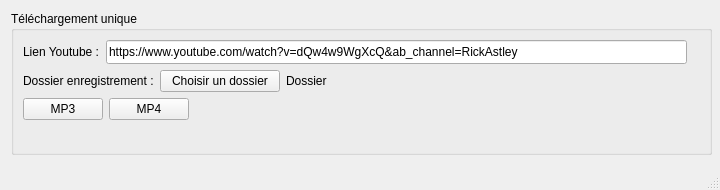
<?xml version="1.0" encoding="UTF-8"?>
<ui version="4.0">
 <class>MainWindow</class>
 <widget class="QMainWindow" name="MainWindow">
  <property name="geometry">
   <rect>
    <x>0</x>
    <y>0</y>
    <width>720</width>
    <height>190</height>
   </rect>
  </property>
  <property name="minimumSize">
   <size>
    <width>720</width>
    <height>190</height>
   </size>
  </property>
  <property name="maximumSize">
   <size>
    <width>720</width>
    <height>190</height>
   </size>
  </property>
  <property name="windowTitle">
   <string>MainWindow</string>
  </property>
  <widget class="QWidget" name="centralwidget">
   <widget class="QGroupBox" name="singleBox">
    <property name="geometry">
     <rect>
      <x>11</x>
      <y>11</y>
      <width>701</width>
      <height>144</height>
     </rect>
    </property>
    <property name="title">
     <string>Téléchargement unique</string>
    </property>
    <layout class="QHBoxLayout" name="horizontalLayout_4">
     <item>
      <layout class="QFormLayout" name="formLayout">
       <item row="0" column="0">
        <layout class="QVBoxLayout" name="verticalLayout">
         <item>
          <layout class="QHBoxLayout" name="layout_link">
           <item>
            <widget class="QLabel" name="l_link">
             <property name="text">
              <string>Lien Youtube :</string>
             </property>
            </widget>
           </item>
           <item>
            <widget class="QLineEdit" name="le_link">
             <property name="minimumSize">
              <size>
               <width>581</width>
               <height>24</height>
              </size>
             </property>
             <property name="maximumSize">
              <size>
               <width>581</width>
               <height>24</height>
              </size>
             </property>
             <property name="text">
              <string>https://www.youtube.com/watch?v=dQw4w9WgXcQ&amp;ab_channel=RickAstley</string>
             </property>
            </widget>
           </item>
          </layout>
         </item>
         <item>
          <layout class="QHBoxLayout" name="layout_folder">
           <item>
            <widget class="QLabel" name="l_folderBasic">
             <property name="text">
              <string>Dossier enregistrement :</string>
             </property>
            </widget>
           </item>
           <item>
            <widget class="QPushButton" name="pb_chooseFolder">
             <property name="text">
              <string>Choisir un dossier</string>
             </property>
            </widget>
           </item>
           <item>
            <widget class="QLabel" name="l_currentFolder">
             <property name="minimumSize">
              <size>
               <width>401</width>
               <height>16</height>
              </size>
             </property>
             <property name="maximumSize">
              <size>
               <width>401</width>
               <height>16</height>
              </size>
             </property>
             <property name="text">
              <string>Dossier</string>
             </property>
            </widget>
           </item>
          </layout>
         </item>
        </layout>
       </item>
       <item row="1" column="0">
        <layout class="QHBoxLayout" name="layout_buttons">
         <item>
          <widget class="QPushButton" name="pb_mp3">
           <property name="text">
            <string>MP3</string>
           </property>
          </widget>
         </item>
         <item>
          <widget class="QPushButton" name="pb_mp4">
           <property name="text">
            <string>MP4</string>
           </property>
          </widget>
         </item>
        </layout>
       </item>
      </layout>
     </item>
    </layout>
   </widget>
  </widget>
  <widget class="QMenuBar" name="menubar">
   <property name="geometry">
    <rect>
     <x>0</x>
     <y>0</y>
     <width>720</width>
     <height>26</height>
    </rect>
   </property>
  </widget>
  <widget class="QStatusBar" name="statusbar"/>
 </widget>
 <resources/>
 <connections/>
</ui>
